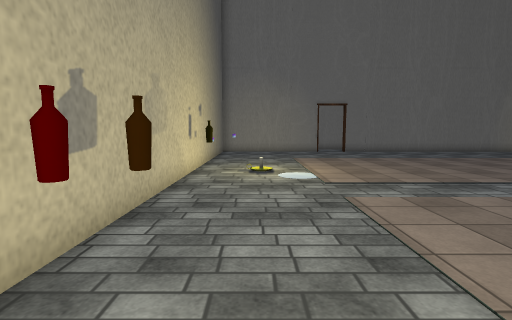
View 1 (above)

12 first-person views from a walk through a scene from a Unity 3-D project. The camera is 1.4 m above the floor, tilts 6° down and sees 85° across. Doors are open. The floor is counted in squares, 1 m on a side. Each view is taken from the middle of a square. On the plan, view 1 faces up. The plan holds only what a view shows up to about 14 squares ahead; the rest is blank. The place goes on beyond the plan. The player is left out. Some surface patterns are stand-ins.

View 2
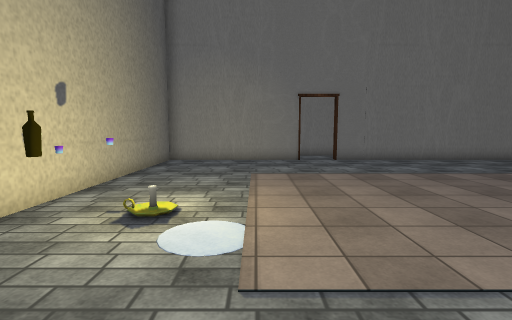

View 3
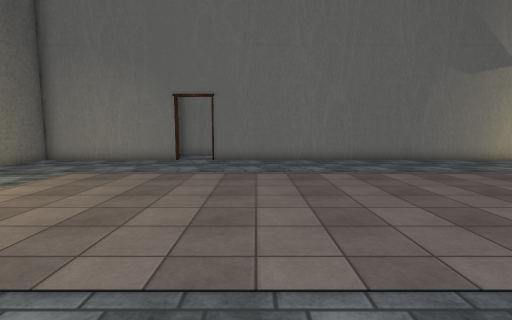

View 4
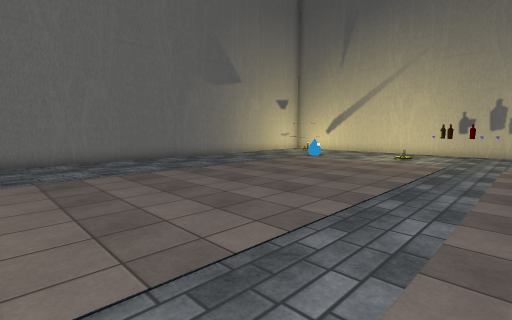

View 5
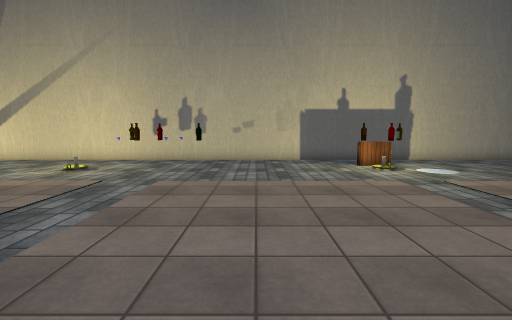

View 6
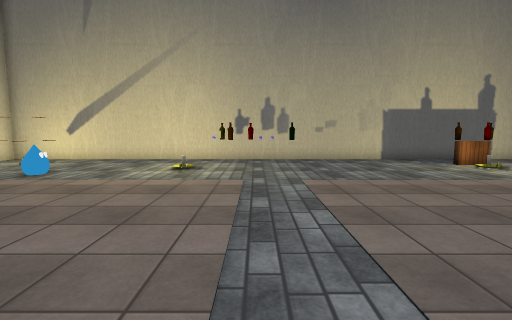

View 7
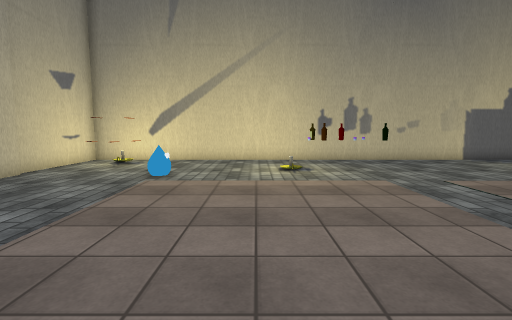

View 8
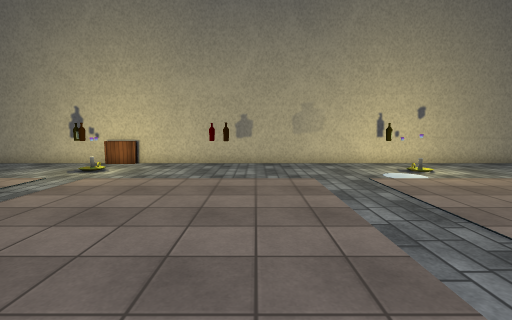

View 9
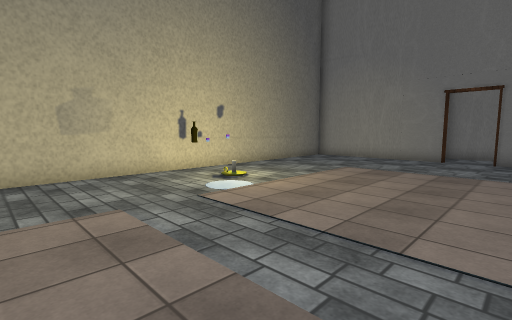

View 10
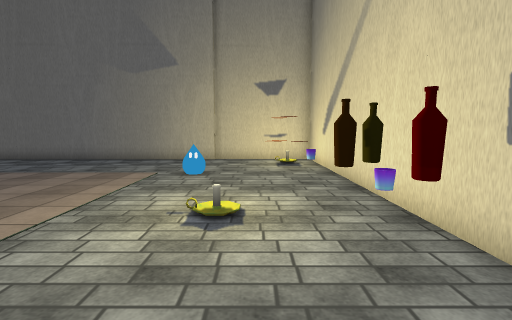

View 11
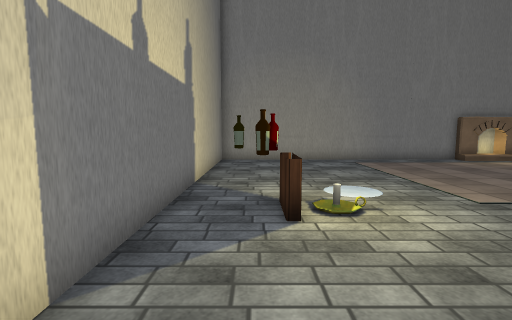

View 12
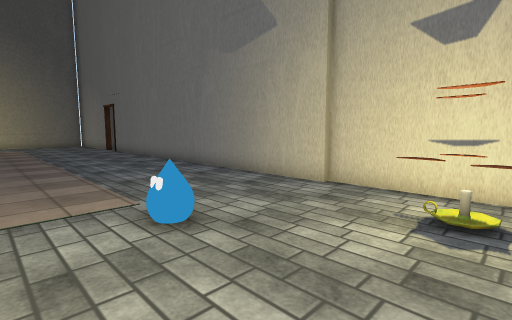

### Floor plan
Points are (right, up) in squares from view 1. A wall is a line through its corners. A room is listed if a view was taken in it or the views show most of it. See-through windows are left out.
Room 1 (views 1, 2, 3, 4, 5, 6, 7, 8, 9, 10, 11, 12)
walls: (-2.2, 8.5) (-2.2, -1.5); (15.2, -10.6) (26.7, -10.6) (26.7, 18.9) (21.9, 18.9); (-2.2, -3.4) (-2.2, -7.2); (4.2, 18.7) (-2.2, 18.7) (-2.2, 10.4); (22, 18.7) (5.9, 18.7)
ways out: open door at (5.5, 18)
objects: other object (-2, -3); other object (-2, -2); bottle (-2, 9); other object (-2, 10); other object (-1, -3); bottle (-1, 3); other object (-1, 10); fireplace (13, -11) to (15, -10); other object (22, 14); other object (24, -2); bottle (25, -3); bottle (25, -2); other object (25, 5); bottle (25, 7); bottle (25, 8); other object (25, 9); other object (25, 17) to (26, 18)

Where each view was taken, in squares from view 1:
view 1: 0 up, 0 right, facing up
view 2: 5 up, 2 right, facing up
view 3: 5 up, 8 right, facing up
view 4: 5 up, 8 right, facing up-right
view 5: 3 up, 13 right, facing right
view 6: 7 up, 13 right, facing right
view 7: 11 up, 13 right, facing right
view 8: 4 up, 10 right, facing left
view 9: 4 up, 7 right, facing up-left
view 10: 5 up, 24 right, facing up
view 11: 3 up, 25 right, facing down
view 12: 12 up, 26 right, facing up-left
